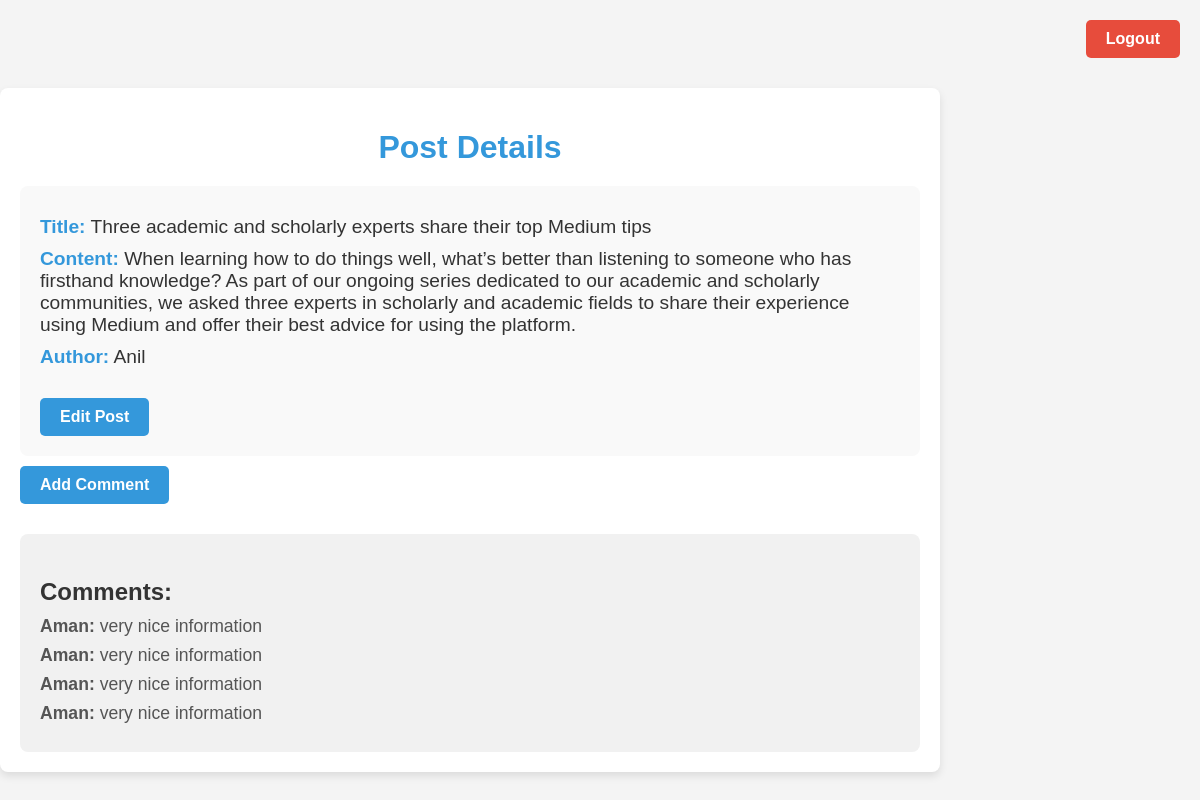
Page /blog/post/8/view/ (signed in) on the committed database.
### blog/models.py (models this page shows, shortened)
class Post(models.Model):
    title = models.CharField(max_length=100)
    content = models.TextField(max_length=3000)
    author = models.ForeignKey(User,on_delete=models.CASCADE)
    published_date = models.DateTimeField(auto_now_add=True)

class Comment(models.Model):
    post = models.ForeignKey(Post,on_delete=models.CASCADE)
    author = models.ForeignKey(User,on_delete=models.CASCADE)
    text = models.TextField(max_length=500)
    created_date = models.DateTimeField(auto_now_add=True)
    def __str__(self):
        return self.author.username

### blog/views.py (the view)
# urls.py: path('post/<int:post_id>/view/', views.view_post, name='view_post'),
def view_post(request, post_id):
    post = get_object_or_404(Post, id=post_id)
    comment_data = Comment.objects.filter(post = post)
    print("*"*10)
    print(comment_data)
    print("*"*10)
    return render(request, 'blog/view_post.html', {'post': post,'comments':comment_data})

### blog/templates/blog/view_post.html (shortened to what this page needs)
<!DOCTYPE html>
<html lang="en">
<head>
</head>
<body>
    {% if user.is_authenticated %}
        <a href="{% url 'logout' %}" class="logout-button" style="position: fixed; top: 20px; right: 20px; background-color: #e74c3c; padding: 10px 20px; border-radius: 5px; color: white; font-weight: bold; text-decoration: none;">Logout</a>
    {% endif %}
    <div class="container">
        <h1>Post Details</h1>
        <div class="post-detail">
            <p><span>Title:</span> {{ post.title }}</p>
            <p><span>Content:</span> {{ post.content }}</p>
            <p><span>Author:</span> {{ post.author }}</p>
            <a href="{% url 'edit_post' post.id %}">Edit Post</a>
        </div>
        <div>
            <a href="{% url 'add-comment-post' post.id %}" class="add-comment-button">Add Comment</a>
        </div>
        <div class="comment-section">
            <h3>Comments:</h3>
            {% if comments %}
                {% for comment in comments %}
                    <p><strong>{{ comment.author }}:</strong> {{ comment.text }}</p>
                {% endfor %}
            {% else %}
                <p class="no-comments">No Comments</p>
            {% endif %}
        </div>
    </div>
</body>
</html>

### blog/templates/blog/view_post.html (style rules this page uses)
body { font-family: Arial, sans-serif; background-color: #f4f4f4; margin: 0; padding: 0; display: flex; justify-content: center; align-items: flex-start; height: 100vh; flex-direction: column; }
.container { background-color: #fff; padding: 20px; width: 80%; max-width: 900px; border-radius: 8px; box-shadow: 0 4px 8px rgba(0, 0, 0, 0.1); margin-top: 60px; }
h1 { text-align: center; color: #3498db; font-size: 2rem; margin-bottom: 20px; }
.post-detail { background-color: #f9f9f9; padding: 20px; border-radius: 8px; margin-top: 20px; }
.post-detail p { font-size: 1.2rem; color: #333; margin: 10px 0; }
.post-detail p span { font-weight: bold; color: #3498db; }
.post-detail a { display: inline-block; background-color: #3498db; color: #fff; padding: 10px 20px; border-radius: 5px; text-decoration: none; text-align: center; margin-top: 20px; font-weight: bold; }
.comment-section { margin-top: 30px; padding: 20px; background-color: #f1f1f1; border-radius: 8px; }
.comment-section h3 { font-size: 1.5rem; color: #333; margin-bottom: 10px; }
.comment-section p { font-size: 1.1rem; color: #555; margin: 8px 0; }
.add-comment-button { display: inline-block; background-color: #3498db; color: #fff; padding: 10px 20px; border-radius: 5px; text-decoration: none; margin-top: 10px; font-weight: bold; text-align: center; }

### rows in the picture
Post: title "Three academic and scholarly experts share their top Medium tips", content "When learning how to do things well, what’s better than listening to someone who has firsthand knowledge? As part of our ongoing series dedicated to our academic and scholarly communities, we asked three experts in scholarly and academic fields to share their experience using Medium and offer their best advice for using the platform.", author "Anil"
Comment: author "Aman", text "very nice information"
Comment: author "Aman", text "very nice information"
Comment: author "Aman", text "very nice information"
Comment: author "Aman", text "very nice information"
